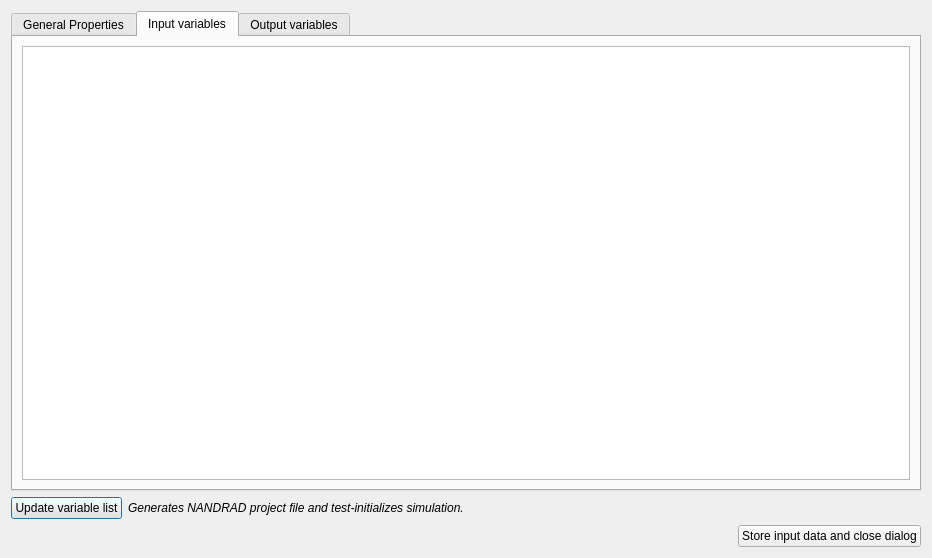
<?xml version="1.0" encoding="UTF-8"?>
<ui version="4.0">
 <class>SVSimulationExportFMIDialog</class>
 <widget class="QDialog" name="SVSimulationExportFMIDialog">
  <property name="geometry">
   <rect>
    <x>0</x>
    <y>0</y>
    <width>932</width>
    <height>558</height>
   </rect>
  </property>
  <property name="windowTitle">
   <string>Start building energy simulation</string>
  </property>
  <layout class="QVBoxLayout" name="verticalLayout_3">
   <item>
    <widget class="QTabWidget" name="tabWidget">
     <property name="currentIndex">
      <number>1</number>
     </property>
     <widget class="QWidget" name="tabGeneral">
      <attribute name="title">
       <string>General Properties</string>
      </attribute>
     </widget>
     <widget class="QWidget" name="tabInputVariables">
      <attribute name="title">
       <string>Input variables</string>
      </attribute>
      <layout class="QVBoxLayout" name="verticalLayout">
       <item>
        <widget class="QTableWidget" name="tableWidgetInputVars"/>
       </item>
      </layout>
     </widget>
     <widget class="QWidget" name="tabOutputVariables">
      <attribute name="title">
       <string>Output variables</string>
      </attribute>
      <layout class="QVBoxLayout" name="verticalLayout_2">
       <item>
        <widget class="QTableWidget" name="tableWidgetOutputVars"/>
       </item>
      </layout>
     </widget>
    </widget>
   </item>
   <item>
    <layout class="QHBoxLayout" name="horizontalLayout_2">
     <item>
      <widget class="QPushButton" name="pushButtonUpdateVariableList">
       <property name="text">
        <string>Update variable list</string>
       </property>
      </widget>
     </item>
     <item>
      <widget class="QLabel" name="label">
       <property name="font">
        <font>
         <italic>true</italic>
        </font>
       </property>
       <property name="text">
        <string>Generates NANDRAD project file and test-initializes simulation.</string>
       </property>
      </widget>
     </item>
     <item>
      <spacer name="horizontalSpacer_2">
       <property name="orientation">
        <enum>Qt::Horizontal</enum>
       </property>
       <property name="sizeHint" stdset="0">
        <size>
         <width>40</width>
         <height>20</height>
        </size>
       </property>
      </spacer>
     </item>
    </layout>
   </item>
   <item>
    <layout class="QHBoxLayout" name="horizontalLayout">
     <item>
      <spacer name="horizontalSpacer">
       <property name="orientation">
        <enum>Qt::Horizontal</enum>
       </property>
       <property name="sizeHint" stdset="0">
        <size>
         <width>530</width>
         <height>20</height>
        </size>
       </property>
      </spacer>
     </item>
     <item>
      <widget class="QPushButton" name="pushButtonClose">
       <property name="text">
        <string>Store input data and close dialog</string>
       </property>
      </widget>
     </item>
    </layout>
   </item>
  </layout>
 </widget>
 <resources/>
 <connections/>
</ui>
